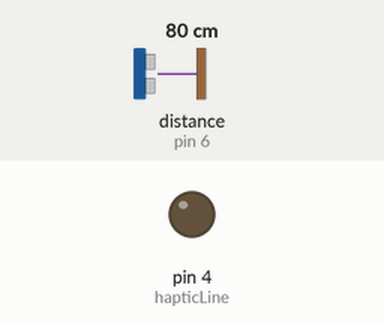
Bench run of a sketch on a simulated Arduino Uno, built with avr-gcc and run on an emulated ATmega328P. On the bench: output pins drawn as LEDs (lit = HIGH). Wiring (inferred from the names in the program): ultrasonic range finder: trigger pin 7; echo pin 6. Dashed ring = blinking. The test bench sets the inputs (shaded band); at power-on: distance to the obstacle (sensor on pin 6) 80 cm. The echo pulse lasts 58.3 µs per cm; sleep ends after the set time or at an interrupt; pins used as bus, display or sensor lines are not drawn.

Above: at 5.8 s.
5.9 s: distance to the obstacle (sensor on pin 6) set to 87 cm
8.9 s: distance to the obstacle (sensor on pin 6) set to 97 cm
At 9.3 s:
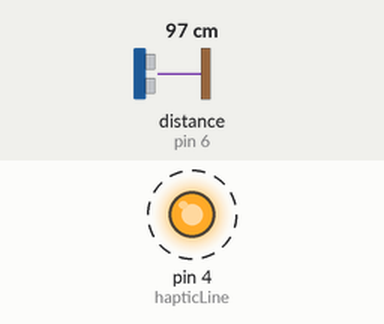
11.9 s: distance to the obstacle (sensor on pin 6) set to 250 cm
At 11.96 s:
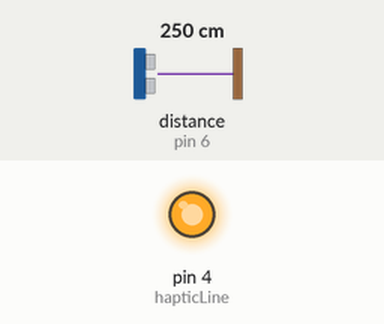
Timing chart, 0 to 14.9 s (numbered marks = the images above; inputs shaded):
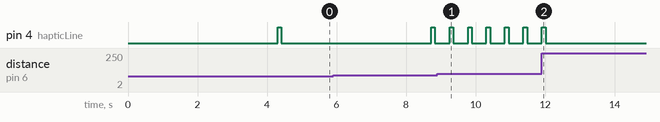

Measured:
- the behaviour switches between 91 and 92 cm on distance to the obstacle (sensor on pin 6) (found by bisection; images 0 and 1)
- after the input at 8.9 s, pin 4 (hapticLine): alternates HIGH for 0.11 s and LOW for 0.42 s, starting after 0.35 s
- after the input at 11.9 s, pin 4 (hapticLine): goes on until 12.0 s, then stays LOW

The sketch:

Proximity_Alert_WDT_05.ino
```cpp
/*
No ring buffer filtering
This code is for an ultrasonic proximity warning unit.
The code has been implemented on an Arduino Uno. An Arduino Nano or an Arduino Pro Mini are also viable
Pin 4 is connected to a vibration motor (haptic feedback).

The formulae for distance calculations:
cm     = (duration / 2) / 29.1;
inches = (duration / 2) / 74  ;

Watch Dog Timer (WDT) register bits and usage
WDTCSR register bits and usage
Bit   7    6    5    4    3    2    1    0
Name WDIF WDIE WDP3 WDCE WDE  WDP2 WDP1 WDP0

WDP3 WDP2 WDP1 WDP0 Time-out
 3     2    1    0    (ms)
 0     0    0    0     16
 0     0    0    1     32
 0     0    1    0     64
 0     0    1    1    125
 0     1    0    0    250
 0     1    0    1    500
 0     1    1    0   1000
 0     1    1    1   2000
 1     0    0    0   4000
 1     0    0    1   8000

*** NOTE: WDP3 is bit 5 of the WDTCSR register and is not contiguous with WDP2, WDP1 and WDP0

CLKPR = _BV(CLKPCE);                                                         // write the CLKPCE bit to one and all the other to zero

Clock prescaler values to divide the 16MHz clock by a factor (the prescaler value)
CLKPR = 0x80;                                                                // ready for clock change
CLKPR = 0x00;                                                                // set the clock prescaler to /1 (native clock speed)
CLKPR = 0x01;                                                                // set the clock prescaler to /2
CLKPR = 0x02;                                                                // set the clock prescaler to /4
CLKPR = 0x03;                                                                // set the clock prescaler to /8
CLKPR = 0x04;                                                                // set the clock prescaler to /16
CLKPR = 0x05;                                                                // set the clock prescaler to /32
CLKPR = 0x06;                                                                // set the clock prescaler to /64
CLKPR = 0x07;                                                                // set the clock prescaler to /128
CLKPR = 0x08;                                                                // set the clock prescaler to /256
*/

#include <avr/wdt.h>                                                         // library for default watchdog functions
#include <avr/interrupt.h>                                                   // library for interrupts handling
#include <avr/sleep.h>                                                       // library for sleep
#include <avr/power.h>                                                       // library for power control

//#define DEBUG                                                                // uncomment if you want the leds to flash showing processing status and haptic line output
//#define SERIAL_MON                                                           // uncomment if you want information displayed on the serial monitor
#ifdef DEBUG
  #define activityLED                    12                                  // the pin the led is attached to and indicates 'awake and processing'
  #define hapticLED                      13                                  // the pin the led is attached to that indicates 'haptic' output
#endif
#define hapticLine                        4                                  // connect a haptic motor to this line
#define echoPin                           6                                  // ultrasonic unit echo receive pin
#define trigPin                           7                                  // ultrasonic unit trigger pin
#define numberOfMapSteps                  6                                  // the number of steps that we use when we map the received value to a step number
#define maxRange                       8000                                  // the value that is considered the maximum value (distance limit) that we will consider for this operation
#define timeStoreArrayLength              8                                  // the number of elements in the timeStore array, used to ascertain inactivity

int  newValue                    = maxRange;                                 // the distance value that is recorded
int  deviation                   =        0;                                 // the deviation of a new value from the average
long arrayMap            = numberOfMapSteps;                                 // the number of steps that we apply to the range of readings that are received, used to determine haptic motor activity (urgency)
int  timeStore[timeStoreArrayLength];                                        // an array of values that are used to determine inactivity, if all values are less than a threshold limit then go to sleep
int  devStore[timeStoreArrayLength];                                         // an array used to store the deviations of each received value from the average
int  timeStorePtrStart           =        0;                                 // a pointer into the timeStore and devStore arrays
int  timeStorePtrEnd             =        1;                                 // a pointer into the timeStore and devStore arrays

unsigned long timeStoreSum       = maxRange;                                 // the sum of the values in the array
unsigned long devStoreSum        =        0;                                 // the sum of the values in the array
int timeStoreAvg                 =        0;                                 // the average value of those values stored in the timeStore array
int devStoreAvg                  =        0;                                 // the average value of those values stored in the devStore array
const int devStoreAvgLimit       =      100;                                 // the deviation average, below which we consider the received distances to be stable and so we can enter sleep mode
const int timeStoreInterval      =      500;                                 // the time, in mS, between storing values into the timeStore array
unsigned long timeStoreTimer     = millis();                                 // the timer used to time how long it has been since the last recording into the timeStore array
unsigned long hapticTimer        = millis();                                 // used for timing the haptic motor on and off times, in accordance with the various proximities detected
byte hapticState                 =      LOW;                                 // used to track if we have the haptic motor on or off
unsigned long previousMillis     =        0;                                 // store the last time haptic motor was updated
unsigned long currentMillis      =        0;                                 // a timer used for the haptic motor on/off timing
unsigned long wakeUpFromWDTTimer = millis();                                 // a timer to time how long it has been since we woke from the WDT time out
const int WDTWakeUpTime          =       50;                                 // the time from a WDT wake up before we begin to process echos - to prevent false data immediately after wake up

ISR(WDT_vect) {                                                              // interrupt raised by the watchdog timer firing (it times out). When the watchdog fires, this function will be executed,  remember that interrupts are disabled in ISR functions
  wdt_reset();                                                               // reset the watchdog timer. so we get at least one wdt interval before this interrupt is generated again
}                                                                            // end ISR(WDT_vect)

void configure_wdt(void) {                                                   // function to configure the watchdog
  cli();                                                                     // disable interrupts for changing the registers
  MCUSR   = 0;                                                               // reset status register flags; put timer in interrupt-only mode
  WDTCSR |= 0b00011000;                                                      // set WDCE bit (5th from left) and WDE (4th from left) in the register WDTSCR to enter config mode
  WDTCSR  =  0b01000000 | 0b00000111;                                        // set WDIE: interrupt enabled (left side of the bar); clr WDE: disable WDT restart and set the WDT delay interval (right side of bar), to 2000 milli seconds
  sei();                                                                     // re-enable interrupts
}

void sleep(void) {                                                           // put the Arduino into a deep sleep. Only an interrupt can wake it up
  digitalWrite(hapticLine, LOW);                                             // turn off the haptic motor
  #ifdef DEBUG
    digitalWrite(hapticLED, LOW);                                            // make sure the led showing haptic activity is off
  #endif                                                                     // DEBUG
  wdt_reset();                                                               // reset the watchdog timer now, so we get one full wdt period of sleep
  set_sleep_mode(SLEEP_MODE_PWR_DOWN);                                       // set sleep to be a total power down. Only external interrupts or the watchdog timer can wake the CPU!
  sleep_mode();                                                              // enable sleep and enter sleep mode

  // CPU is now asleep and program execution completely halts! It is awoken only by the WDT interrupt
  // Once awake, execution will resume at this point if the watchdog is configured for resume rather than restart. In this sketch it is configured for resume

  sleep_disable();                                                           // when awake, disable sleep mode
}

void hapticOutput(unsigned long hapticOnTime, unsigned long hapticOffTime) {
  currentMillis = millis();                                                  // get the current time
  if((hapticState == HIGH) && (currentMillis - previousMillis > hapticOnTime)) {     // check to see if we have been high for longer than the on time and change the state of the haptic motor to off
    hapticState = LOW;                                                       // set the state to LOW
    previousMillis = currentMillis;                                          // remember the time
    digitalWrite(hapticLine, LOW);                                           // turn off the haptic motor
    #ifdef DEBUG
      digitalWrite(hapticLED, LOW);                                          // turn on the led showing haptic activity
    #endif                                                                   // DEBUG
  }                                                                          // end if
  if ((hapticState == LOW) && (currentMillis - previousMillis > hapticOffTime)) {    // check to see if we have been low longer than the off time and change the state of the haptic motor to on
    hapticState = HIGH;                                                      // set the state to HIGH
    previousMillis = currentMillis;                                          // remember the time
    digitalWrite(hapticLine, HIGH);                                          // turn on the haptic motor
    #ifdef DEBUG
      digitalWrite(hapticLED, HIGH);                                         // turn on the led showing haptic activity
    #endif                                                                   // DEBUG
  }                                                                          // end if
}                                                                            // end hapticOutput

void setup() {
  #ifdef SERIAL_MON
    Serial.begin(9600);                                                      // if we are going to be use the SerialMonitor, initialise it
  #endif
  #ifdef DEBUG
    pinMode(activityLED, OUTPUT);                                            // set the activity led pin to be an output
    digitalWrite(activityLED, LOW);                                          // turn off the activity led
    pinMode(hapticLED, OUTPUT);                                              // set the haptice led pin to be an output
    digitalWrite(hapticLED, LOW);                                            // turn off the haptic led
  #endif
  pinMode(trigPin, OUTPUT);                                                  // set the trigger pin to be an output
  digitalWrite (trigPin, LOW);                                               // and drive it low (off)
  pinMode (hapticLine, OUTPUT);                                              // set the haptic pin to be an output
  digitalWrite (hapticLine, LOW);                                            // and drive it low (off)
  pinMode(echoPin, INPUT);                                                   // set the echo pin to be an intput
  configure_wdt();                                                           // configure the watchdog timer
  power_adc_disable();                                                       // turn off the ADC since we don't use it at all - and save a little power
}                                                                            // end setup()

void loop() {
  if (millis() - wakeUpFromWDTTimer > WDTWakeUpTime) {                       // if we have cleared the WDTWakeUpTime time of inactivity aftr waking up, then get ultrasonic readings and process them
    digitalWrite(trigPin, LOW);                                              // clears the trigPin on the ultrasonic unit
    delayMicroseconds(2);                                                    // settling delay
    digitalWrite(trigPin, HIGH);                                             // sets the trigPin on the ultrasonic unit to a HIGH state
    delayMicroseconds(10);                                                   // holds the HIGH state for 10 microseconds, essentially one half a cycle of a 40kHz audio frequency
    digitalWrite(trigPin, LOW);                                              // clears the trigPin on the ultrasonic unit
    newValue = pulseIn(echoPin, HIGH);                                       // reads in the time it took to receive the return echo pulse
    if (newValue > maxRange || newValue == 0) newValue = maxRange;           // discard values that are considered to be out of range or invalid and only store values up to the maximum range
    if (millis() - timeStoreTimer > timeStoreInterval) {                     // if the timeStoreInterval has passed, save this new value to the timeStore array and calculate the new average, then calculate the new deviation average
      timeStoreTimer = millis();                                             // reset the timer
      timeStore[timeStorePtrStart] = newValue;                               // store the new value in the timeStore array
      timeStoreSum = 0;                                                      // clear the timeStoreSum in preparation for calculating the sum by adding the values stored in the array
      for (int k = 0; k < timeStoreArrayLength; k++) timeStoreSum = timeStoreSum + timeStore[k];  // calculate the new sum of the values stored in timeStore
      timeStoreAvg = timeStoreSum >> 3;                                      // determine the timeStore average by dividing the sum by 8, by shifting right 3 times (faster than using /)
      deviation    = abs(newValue - timeStoreAvg);                           // calculate the deviation of the new value from the average value
      devStore[timeStorePtrStart] = deviation;                               // store the new deviation value in the devStore array
      devStoreSum = 0;                                                       // clear the devStoreSum in preparation for calculating the sum by adding the values stored in the array
      for (int k = 0; k < timeStoreArrayLength; k++) devStoreSum = devStoreSum + devStore[k];  // calculate the new sum of the deviation values stored in devStore
      devStoreAvg  = devStoreSum >> 3;                                       // determine the average deviation by dividing the sum by 8, by shifting right 3 times (faster than using /)
      timeStorePtrStart = (timeStorePtrStart + 1) % timeStoreArrayLength;    // update the pointer to point to the next location in the arrays
      timeStorePtrEnd   = (timeStorePtrEnd   + 1) % timeStoreArrayLength;    // update the pointer to point to the next location in the arrays

      #ifdef SERIAL_MON
        Serial.print(timeStorePtrStart);                                     // print on the serial monitor some of the internal values
        Serial.print(" ");                                                   //
        Serial.print(timeStorePtrEnd);                                       //
        Serial.print(" ");                                                   //
        Serial.print(newValue);                                              //
        Serial.print(" ");                                                   //
        Serial.print(timeStoreSum);                                          //
        Serial.print(" ");                                                   //
        Serial.print(timeStoreAvg);                                          //
        Serial.print(" ");                                                   //
        Serial.print(deviation);                                             //
        Serial.print(" ");                                                   //
        Serial.print(devStoreSum);                                           //
        Serial.print(" ");                                                   //
        Serial.println(devStoreAvg);                                         //
      #endif                                                                 // SERIAL_MON
    }                                                                        // end if (millis() - timeStoreTimer > timeStoreInterval)

    if (devStoreAvg < devStoreAvgLimit) {                                    // here is where we determine whether to go to sleep or not - have things stabilised?
      #ifdef DEBUG
        digitalWrite(activityLED, LOW);                                      // since we are going into sleep, turn off the activity led
	    #endif                                                                 // DEBUG
      sleep();                                                               // the recorded values are not changing enough, therefore the average deviation is below the deviastion limit, so sleep in lowest power mode
      wakeUpFromWDTTimer = millis();                                         // start the wakeUpFromWDTTimer
      #ifdef DEBUG
        digitalWrite(activityLED, HIGH);                                     // turn on the led to show we are still processing
	    #endif                                                                 // DEBUG
    } else {                                                                 // we are not going to sleep
      wdt_reset();                                                           // so we reset the watchdog timer so that we don't enter sleep mode
	    #ifdef DEBUG
        digitalWrite(activityLED, HIGH);                                     // turn on the activity led to show we are still processing
	    #endif                                                                 // DEBUG
    }                                                                        // end else

    arrayMap = map(newValue, 0, maxRange, 0, numberOfMapSteps);              // map the new value into one of the number of steps specified
    switch(arrayMap) {
      case 0:   hapticOutput(100,    3); break;                              // closer than  160mm  vibration cycle time  103ms
      case 1:   hapticOutput(100,   10); break;                              // closer than  333mm  vibration cycle time  110ms
      case 2:   hapticOutput(100,   75); break;                              // closer than  500mm  vibration cycle time  175ms
      case 3:   hapticOutput(100,  200); break;                              // closer than  667mm  vibration cycle time  300ms
      case 4:   hapticOutput(100,  400); break;                              // closer than  835mm  vibration cycle time  500ms
      case 5:   hapticOutput(100,  900); break;                              // closer than 1500mm  vibration cycle time 1000ms
      default:  {
        digitalWrite(hapticLine, LOW);                                       // if we don't have a value to consider then turn off the haptic motor
        #ifdef DEBUG
          digitalWrite(hapticLED, LOW);                                      // and trun off the led that indicates haptic activity
	      #endif                                                               // DEBUG
      }
    }                                                                        // end switch
  }                                                                          // end if (millis() - wakeUpFromWDTTimer > WDTWakeUpTime)
  delay(100);                                                                 // after some experimentation, this delay is required to settle things down and avoid false readings
}                                                                            // end loop()
```
